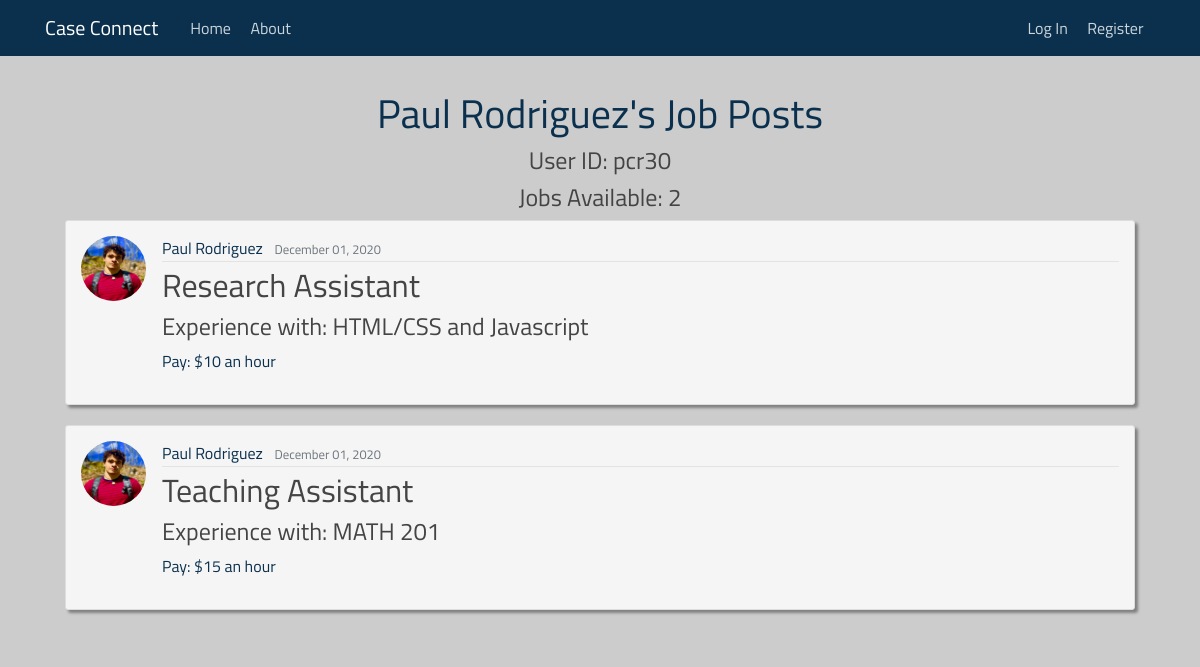
The app's page /user/pcr30/, older data.
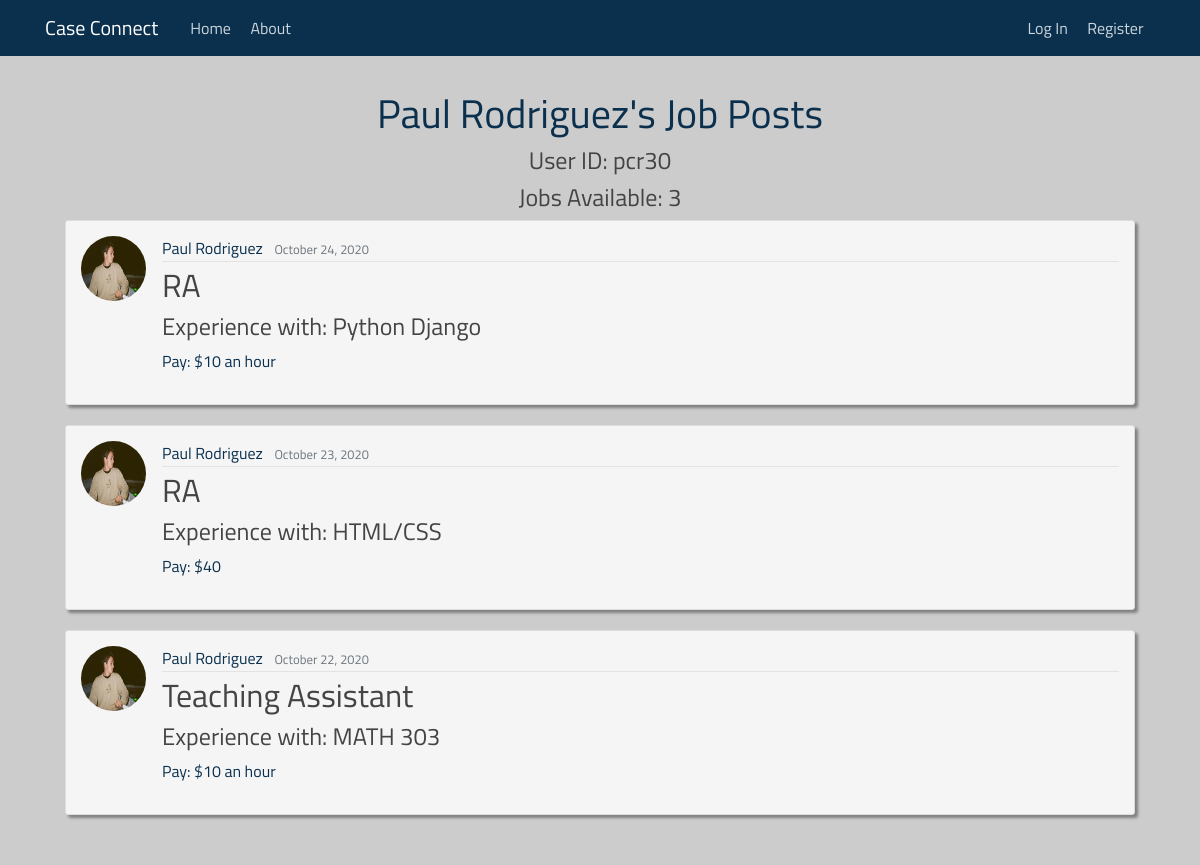
The same page, newer data.
### case_connecting/models.py (models this page shows, shortened)
class Post(models.Model):
    recruiter = models.ForeignKey(User, on_delete=models.CASCADE)
    position = models.CharField(max_length=200)
    knowledge = models.CharField(max_length=200)
    content = models.TextField()
    pay = models.CharField(max_length=200)
    date_posted = models.DateTimeField(default=timezone.now)

### users/models.py (models this page shows, shortened)
class Profile(models.Model):
    user = models.OneToOneField(User, on_delete=models.CASCADE)
    image = models.ImageField(default='default.jpg', upload_to='profile_pics')
    resume = models.FileField(default=None, upload_to='resumes')

### case_connecting/views.py (the view)
# urls.py: path('user/<str:username>/', UserPostListView.as_view(), name="user-posts"),
class UserPostListView(ListView):
    model = Post
    template_name = 'case_connecting/user_posts.html'
    context_object_name = 'posts'
    paginate_by = 8  # the number of posts per page
    def get_queryset(self):
        user = get_object_or_404(User, username=self.kwargs.get('username'))
        return Post.objects.filter(recruiter=user).order_by('-date_posted')

### templates/case_connecting/user_posts.html (shortened to what this page needs)
{% extends "case_connecting/base.html" %}
{% block content %}
    <div class="content-section" id="posting-list">
        <div style="text-align: center;">
                <h1>{{ posts.0.recruiter.get_full_name }}'s Job Posts</h1>
                <h4>User ID: {{ view.kwargs.username }} </h4>
                <h4>Jobs Available: {{ page_obj.paginator.count }}</h4>
        </div>
        {% for post in posts %}
            <article id="post" class="media content-section">
            <img class="rounded-circle article-img" src="{{ post.recruiter.profile.image.url }}">
                  <div class="media-body">
                    <div class="article-metadata">
                      <a class="mr-2">{{ post.recruiter.get_full_name }}</a>
                      <small class="text-muted">{{ post.date_posted|date:"F d, Y" }}</small>
                    </div>
                    <h2><a class="article-title" href="{% url 'post-detail' post.id %}">{{ post.position }}</a></h2>
                      <h4>Experience with: {{ post.knowledge }}</h4>
                      <p class="article-content">Pay: {{ post.pay }}</p>
                  </div>
                </article>
        {% endfor %}
    </div>
{% endblock %}

### templates/case_connecting/base.html (shortened to what this page needs)
{% load static %}
<!DOCTYPE html>
<html>
<head>
    <link rel="stylesheet" href="https://maxcdn.bootstrapcdn.com/bootstrap/4.0.0/css/bootstrap.min.css">
    <link rel="stylesheet" type="text/css" href="{% static 'case_connecting/main.css' %}">
</head>
<body>
    <header class="site-header">
      <nav class="navbar navbar-expand-md navbar-dark bg-steel fixed-top">
        <div class="container">
          <a class="navbar-brand mr-4" href="{% url 'case_connecting-home' %}">Case Connect</a>
          <div class="collapse navbar-collapse" id="navbarToggle">
            <div class="navbar-nav mr-auto">
                <a id="home-link" class="nav-item nav-link" href="{% url 'case_connecting-home' %}">Home</a>&nbsp;
                <a id="about-link" class="nav-item nav-link" href="{% url 'case_connecting-about' %}">About</a>&nbsp;
            </div>
            <div class="navbar-nav">
                {% if user.is_authenticated %}
                    <div class="dropdown">
                    <a id="activity-link" class="nav-item nav-link"> Your Activity </a>&nbsp;
                        <div class="dropdown-content">
                            <a href="{% url 'case_connecting-applications' %}">Applications</a>
                            <a href="{% url 'case_connecting-applicants' %}">Applicants</a>
                            <a href="{% url 'case_connecting-saved' %}">Saved</a>
                            <a href="{% url 'case_connecting-posts' %}">Posts</a>
                            <a href="{% url 'case_connecting-chats' %}">Messages</a>
                        </div>
                    </div>
                    <a id="profile-link" class="nav-item nav-link" href="{% url 'profile' %}">Profile</a>&nbsp;
                    <a class="nav-item nav-link" href="{% url 'logout' %}">Log Out</a>&nbsp;
                {% else %}
                    <a id="login-link" class="nav-item nav-link" href="{% url 'login' %}">Log In</a>&nbsp;
                    <a id="register-link" class="nav-item nav-link" href="{% url 'register' %}">Register</a>&nbsp;
                {% endif %}
            </div>
          </div>
        </div>
      </nav>
    </header>
    <main role="main" class="container">
            {% block content %}{% endblock %}
    </main>
  </body>
</html>

### case_connecting/static/case_connecting/main.css (style rules this page uses)
body { background: #ccc; color: #333333; margin-top: 5rem; }
* { font-size: 100%; font-family: "Titillium Web",Helvetica,Arial,sans-serif; color: #0a304e; }
h1 { color: #0a304e; text-align: center; }
h2, h3, h4, h5, h6 { color: #444444; }
.bg-steel { background-color: #0c5bab; }
.site-header .navbar-nav .nav-link { color: #cbd5db; }
.navbar { background-color: #0a304e; }
.content-section { background: #ffffff; padding: 10px 20px; border: 1px solid #dddddd; border-radius: 3px; margin-bottom: 20px; overflow: auto; }
.article-title { color: #444444; }
.article-content { white-space: pre-line; }
.article-img { height: 65px; width: 65px; margin-right: 16px; }
.article-metadata { padding-bottom: 1px; margin-bottom: 4px; border-bottom: 1px solid #e3e3e3 }
article[id="post"] { clear: both; padding: 15px; box-shadow: 3px 3px 3px grey; background-color: #f5f5f5; }
div[id="posting-list"] { background-color: #ccc; border: none; }
.navbar-nav { vertical-align: middle; text-align: center; }
.nav-item { display: inline-block; }

Row changes from the older to the newer data that the page shows:
removed Post: recruiter.last_name "Paul Rodriguez", recruiter.profile.image (picture), recruiter.get_full_name "Paul Rodriguez", date_posted "December 01, 2020", position "Research Assistant", knowledge "HTML/CSS and Javascript", pay "$10 an hour"
removed Post: recruiter.profile.image (picture), recruiter.get_full_name "Paul Rodriguez", date_posted "December 01, 2020", position "Teaching Assistant", knowledge "MATH 201", pay "$15 an hour"
added Post: recruiter.last_name "Paul Rodriguez", recruiter.profile.image (picture), recruiter.get_full_name "Paul Rodriguez", date_posted "October 24, 2020", position "RA", knowledge "Python Django", pay "$10 an hour"
added Post: recruiter.profile.image (picture), recruiter.get_full_name "Paul Rodriguez", date_posted "October 23, 2020", position "RA", knowledge "HTML/CSS", pay "$40"
added Post: recruiter.profile.image (picture), recruiter.get_full_name "Paul Rodriguez", date_posted "October 22, 2020", position "Teaching Assistant", knowledge "MATH 303", pay "$10 an hour"
Text that changed along with them:
{{ page_obj.paginator.count }}: "2" → "3"
